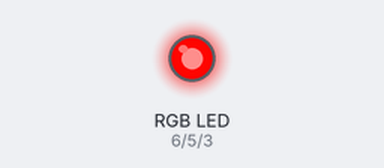
Recording of a sketch running on a simulated Arduino Uno, built with avr-gcc and run on an emulated ATmega328P. Parts: an RGB LED mixed from three pins (HIGH = lit). Dim RGB values are drawn brighter than linear.

Above: at 0.05 s.
At 0.95 s:
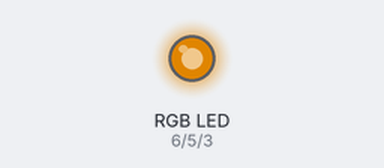
At 1.8 s:
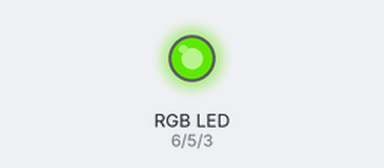
At 3.6 s:
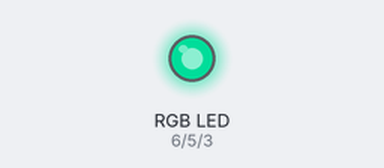
At 5.35 s:
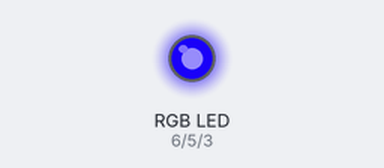
At 7.15 s:
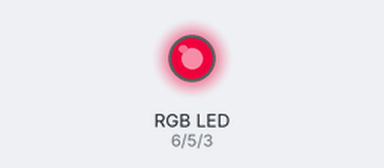
Timing chart, 0 to 10.0 s (numbered marks = the images above):
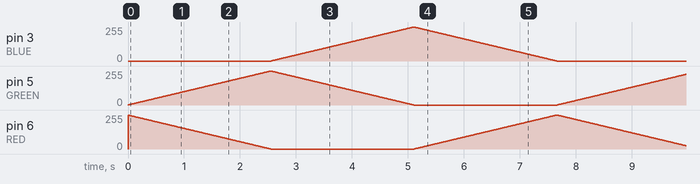

The sketch:

fast_color.ino
```cpp
#define BLUE 3
#define GREEN 5
#define RED 6

void setup(){
  pinMode(RED, OUTPUT);
  pinMode(GREEN, OUTPUT);
  pinMode(BLUE, OUTPUT);
  digitalWrite(RED, HIGH);
  digitalWrite(GREEN, LOW);
  digitalWrite(BLUE, LOW);
}

int redValue = 255;
int greenValue = 0;
int blueValue = 0;

void loop(){
  #define delayTime 10

  for(int i = 0; i < 255; i ++){
    redValue --;
    greenValue ++;

    analogWrite(RED, redValue);
    analogWrite(GREEN, greenValue);
    delay(delayTime);
  }

  for(int i = 0; i < 255; i ++){
    greenValue --;
    blueValue ++;

    analogWrite(GREEN, greenValue);
    analogWrite(BLUE, blueValue);
    delay(delayTime);
  }

  for(int i = 0; i < 255; i ++){
    blueValue --;
    redValue ++;

    analogWrite(BLUE, blueValue);
    analogWrite(RED, redValue);
    delay(delayTime);
  }
}
```
